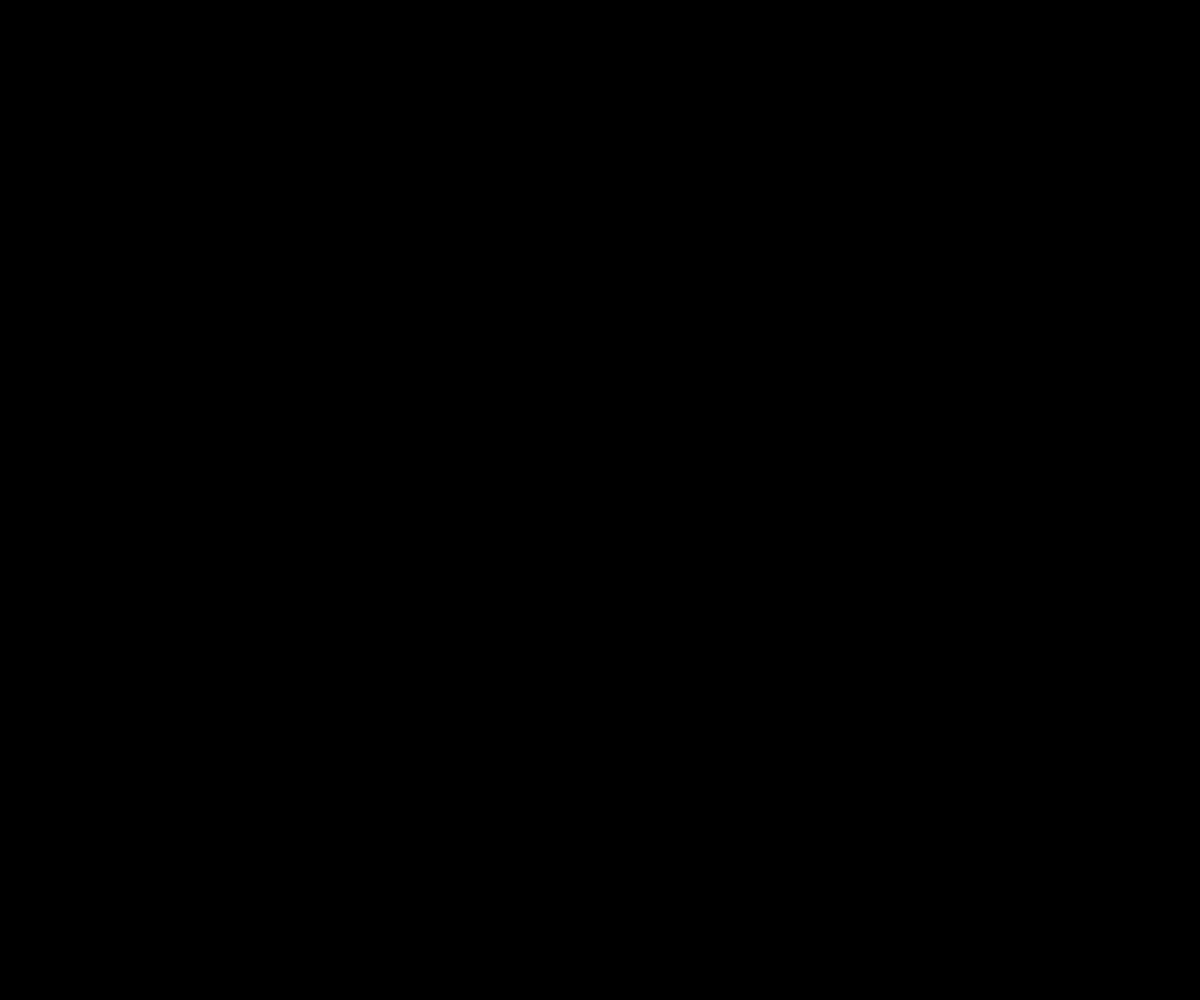
Frame 1 (no input)
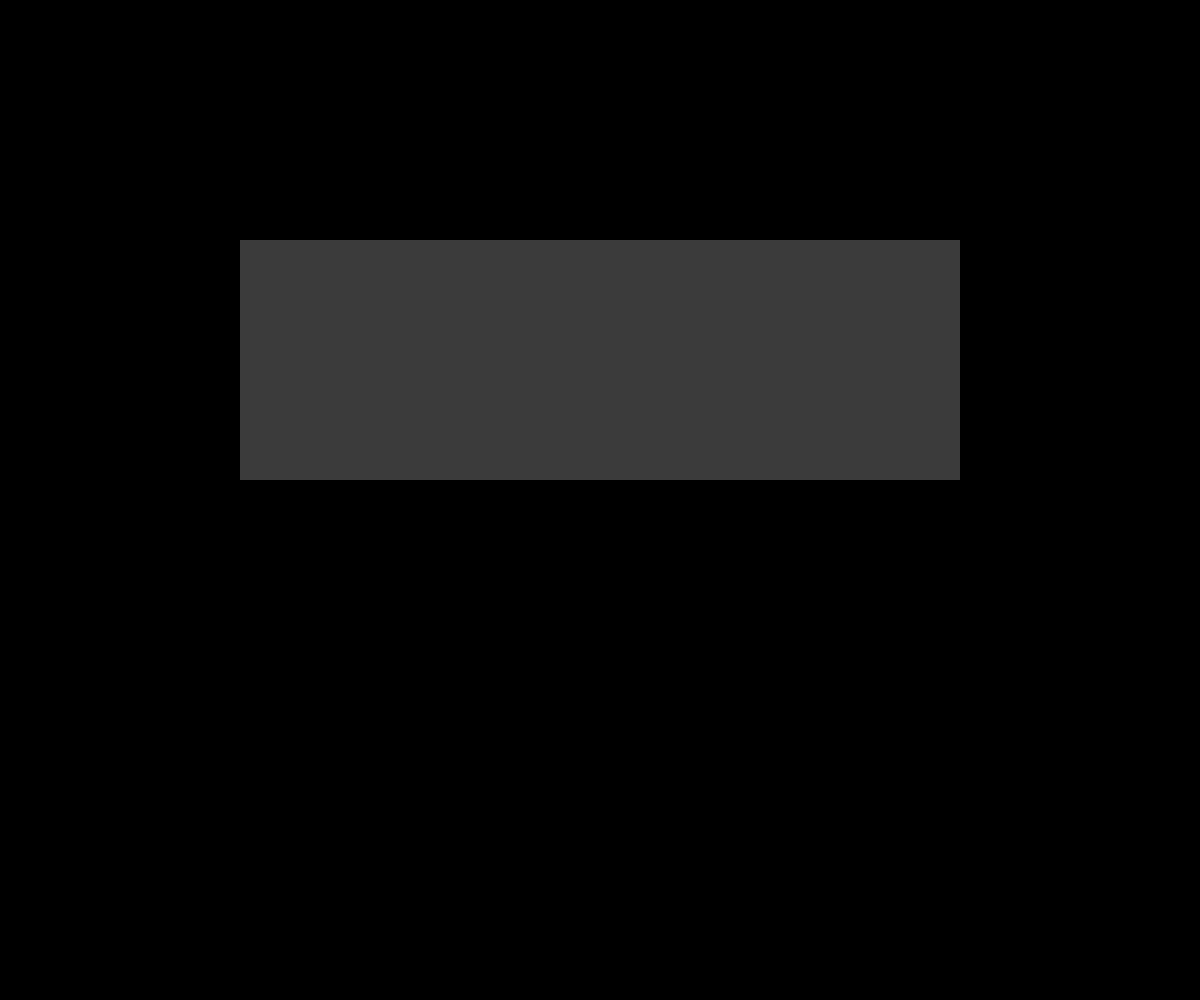
Frame 60 (no input)
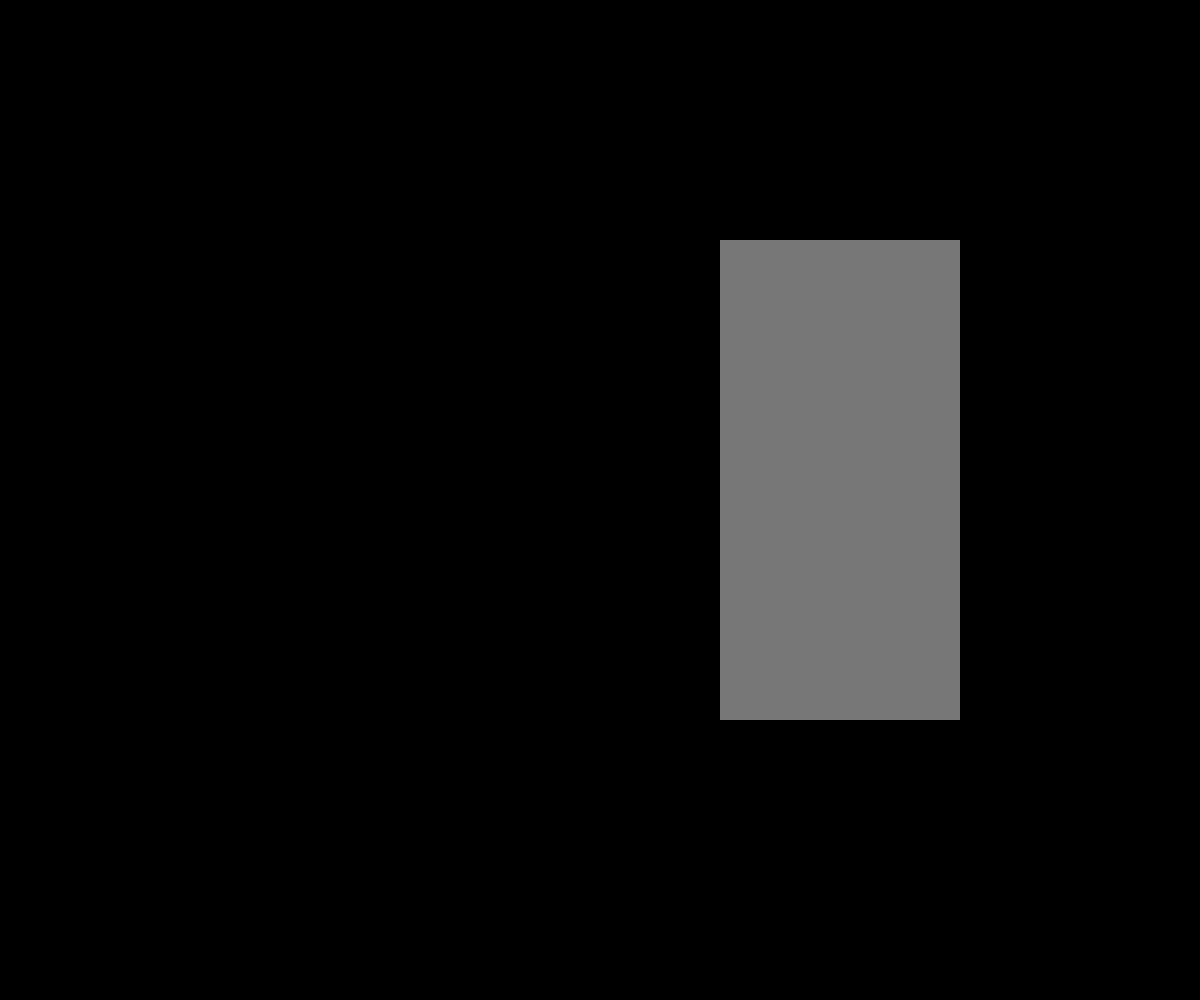
Frame 120 (the mouse pressed at the canvas centre since frame 60)

The p5.js sketch that drew these frames (run headless with seeded random() and noise() and a simulated clock; from frame 60 on, the mouse is pressed at the canvas centre):

// p5.js sketch
// ── sketch.js
let w;
let columns;
let rows;
let board;
let pboard;
let next;
let fadeIn = 0;
let fadeOut = 255;
let runCount = 0;
let countBlack = 0;
let generateInverval = 600;

function setup() {
  noStroke();

  createCanvas(windowWidth, windowHeight);
  background(0);
  w = windowWidth/5;
  // Calculate columns and rows
  columns = floor(width / w);
  rows = floor(height / w);
  // Wacky way to make a 2D array is JS
  board = new Array(columns);
  for (let i = 0; i < columns; i++) {
    board[i] = new Array(rows);
  }
  // Going to use multiple 2D arrays and swap them
  next = new Array(columns);
  for (i = 0; i < columns; i++) {
    next[i] = new Array(rows);
  }
  init();
}

function draw() {
  // background(255);

  if (frameCount % generateInverval == 0) {
    fadeIn = 0;
    fadeOut = 255;
    pboard = board;
    generate();
  }

  // fade out previous board

  // draw new board
  if (pboard) {
    for (let i = 0; i < columns; i++) {
      for (let j = 0; j < rows; j++) {
        if (pboard[i][j] == board[i][j] && pboard[i][j] == 1) {
          // if both are white
          fill(255);
        } else if (pboard[i][j] != board[i][j] && pboard[i][j] == 1) {
          // if it used to be white
          fill(fadeOut);
        } else if (pboard[i][j] != board[i][j] && pboard[i][j] == 0) {
          // if it used to be black
          fill(fadeIn);
        } else {
          // if both are black
          fill(0);
        }
        noStroke();
        rect(i * w, j * w, w, w);
      }
    }
  } else {
    for (let i = 0; i < columns; i++) {
      for (let j = 0; j < rows; j++) {
        if (board[i][j] == 1) {
          fill(fadeIn);
        } else {
          fill(0);
        }
        noStroke();
        rect(i * w, j * w, w, w);
      }
    }
  }
  fadeIn += 1 * (600 / generateInverval);
  fadeOut -= 1 * (600 / generateInverval);
}

// reset board when mouse is pressed
function mousePressed() {
  init();
}

// Fill board randomly
function init() {
  for (let i = 0; i < columns; i++) {
    for (let j = 0; j < rows; j++) {
      // Lining the edges with 0s
      if (i == 0 || j == 0 || i == columns - 1 || j == rows - 1)
        board[i][j] = 0;
      // Filling the rest randomly
      else board[i][j] = floor(random(2));
      next[i][j] = 0;
    }
  }
}

// The process of creating the new generation
function generate() {
  console.log("generate");
  // Loop through every spot in our 2D array and check spots neighbors
  for (let x = 1; x < columns - 1; x++) {
    for (let y = 1; y < rows - 1; y++) {
      // Add up all the states in a 3x3 surrounding grid
      let neighbors = 0;
      for (let i = -1; i <= 1; i++) {
        for (let j = -1; j <= 1; j++) {
          neighbors += board[x + i][y + j];
        }
      }

      // A little trick to subtract the current cell's state since
      // we added it in the above loop
      neighbors -= board[x][y];
      // Rules of Life
      if (board[x][y] == 1 && neighbors < 2) next[x][y] = 0;
      // Loneliness
      else if (board[x][y] == 1 && neighbors > 3) next[x][y] = 0;
      // Overpopulation
      else if (board[x][y] == 0 && neighbors == 3) next[x][y] = 1;
      // Reproduction
      else next[x][y] = board[x][y]; // Stasis
    }
  }

  // Swap!
  let temp = board;
  board = next;
  next = temp;
}

function keyPressed() {
  // if user presses 1, decrease generate interval by 50 until it reaches 300, if user presses 2, increase generate interval by 50 until it reaches 900
  if (keyCode == 49) {
    if (generateInverval > 300) {
      generateInverval -= 50;
    }
  } else if (keyCode == 50) {
    if (generateInverval < 900) {
      generateInverval += 50;
    }
  }

  console.log("current generation interval: " + generateInverval);
}
